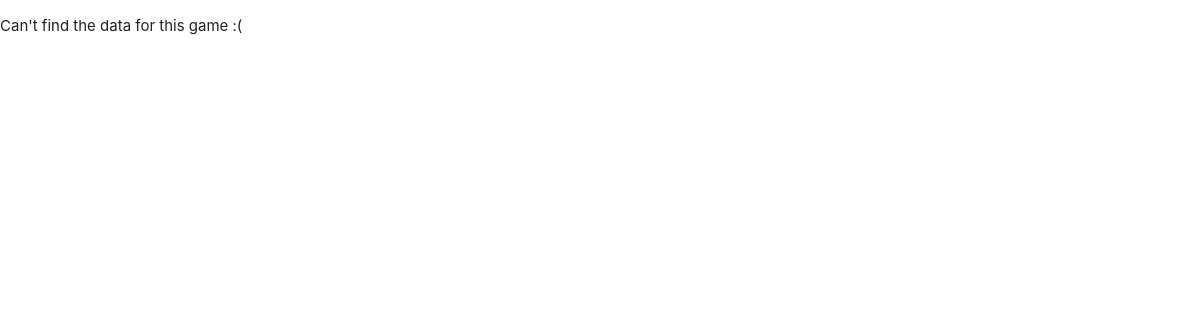
/shots/1/, run on an earlier commit of the app's database.
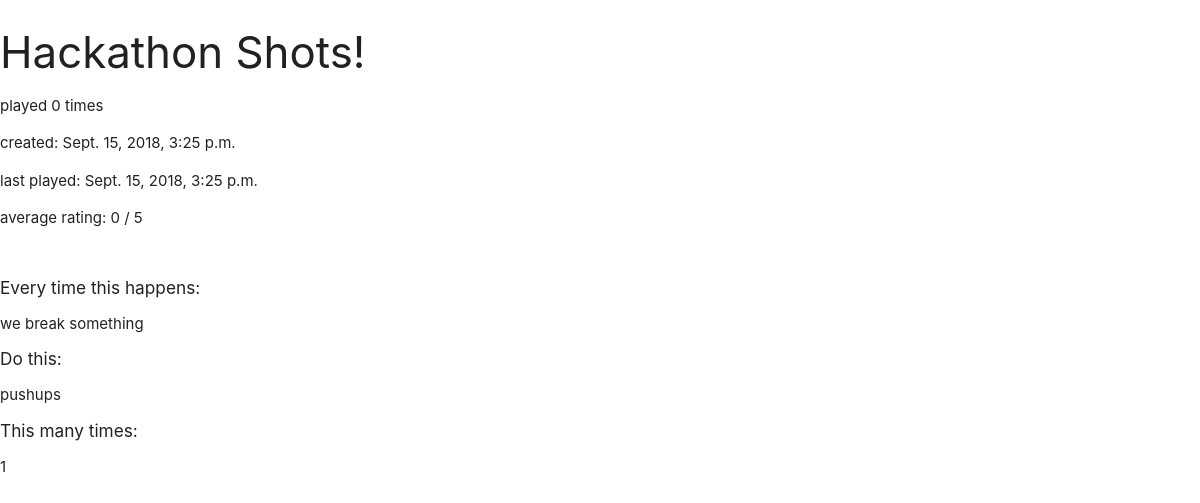
And on a later commit of the database.
### shots_app/models.py (models this page shows, shortened)
class DrinkingGame(models.Model):
    title = models.CharField(max_length = 200)
    pub_date = models.DateTimeField('date created', default = datetime.datetime.now())
    play_date = models.DateTimeField('date last played', null = True)
    play_count = models.IntegerField(default = 0)
    rating = models.IntegerField(default = 0,
                                 choices = [(1, 'A-cup anime titties'),
                                            (2, 'B-cup anime titties'),
                                            (3, 'C-cup anime titties'),
                                            (4, 'D-cup anime titties'),
                                            (5, 'DD-cup anime titties')])
    @staticmethod
    def get_by_id(id):
        return DrinkingGame.objects.get(id = id)
    def get_triggers(self):
        return Trigger.objects.filter(drinking_game = self.id)

class Trigger(models.Model):
    drinking_game = models.ForeignKey(DrinkingGame, on_delete = models.CASCADE)
    trigger = models.CharField(max_length = 200, default = '', blank = True)
    action = models.CharField(max_length = 200, default = '', blank = True)
    amount = models.IntegerField(default = 1)

### shots_app/views.py (the view)
# urls.py: path('<int:game_id>/', views.game_detail, name = 'game'),
def game_detail(request, game_id):
    game = DrinkingGame.get_by_id(game_id)
    triggers = game.get_triggers()
    context = { 'game' : game,
                'triggers' : triggers }
    return render(request, 'shots_app/game_detail.html', context)

### shots_app/templates/shots_app/game_detail.html (shortened to what this page needs)
{% load static %}
<!DOCTYPE html>
<html>
  <head>
    <link type="text/css" rel="stylesheet" href="{% static "shots_app/css/materialize.min.css" %}" media="screen,projection"/>
  </head>
  <body>
    {% if triggers %}
      <h3>{{game.title}}</h3>
      <p>played {{ game.play_count }} times</p>
      <p>created: {{ game.pub_date }}</p>
      <p>last played: {{ game.play_date }}</p>
      <p>average rating: {{ game.rating }} / 5</p>
      <br>
      {% for entry in triggers %}
        <h6>Every time this happens:</h6>
        <p>{{ entry.trigger }}</p>
        <h6>Do this:</h6>
        <p>{{ entry.action }}</p>
        <h6>This many times:</h6>
        <p>{{ entry.amount }}</p>
        <br>
      {% endfor %}
    {% else %}
        <p>Can't find the data for this game :(</p>
    {% endif %}
  </body>
</html>

What changed in the data, as far as the page shows it:
now on this page (row edited): DrinkingGame: title "Hackathon Shots!", play_count "0", pub_date "Sept. 15, 2018, 3:25 p.m.", play_date "Sept. 15, 2018, 3:25 p.m.", rating "0"
added Trigger: trigger "we break something", action "pushups", amount "1"
Also different on the page:
text no longer shown: "Can't find the data for this game :("
text now shown: "played times created: last played: average rating: / 5"
